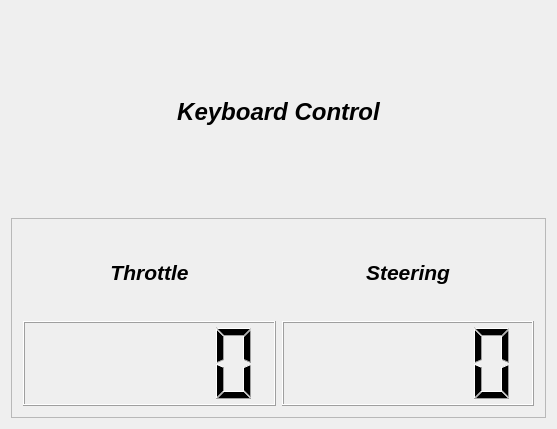
<?xml version="1.0" encoding="UTF-8"?>
<ui version="4.0">
 <class>KeyboardControlUi</class>
 <widget class="QWidget" name="KeyboardControlUi">
  <property name="geometry">
   <rect>
    <x>0</x>
    <y>0</y>
    <width>557</width>
    <height>429</height>
   </rect>
  </property>
  <property name="windowTitle">
   <string>Widget</string>
  </property>
  <layout class="QGridLayout" name="gridLayout">
   <item row="1" column="0">
    <widget class="QFrame" name="frame">
     <property name="minimumSize">
      <size>
       <width>0</width>
       <height>150</height>
      </size>
     </property>
     <property name="frameShape">
      <enum>QFrame::StyledPanel</enum>
     </property>
     <property name="frameShadow">
      <enum>QFrame::Raised</enum>
     </property>
     <layout class="QGridLayout" name="gridLayout_5">
      <item row="1" column="1">
       <widget class="QLCDNumber" name="lcdNumber_steering"/>
      </item>
      <item row="0" column="1">
       <widget class="QLabel" name="label_steering">
        <property name="font">
         <font>
          <pointsize>16</pointsize>
          <weight>75</weight>
          <italic>true</italic>
          <bold>true</bold>
         </font>
        </property>
        <property name="text">
         <string>Steering</string>
        </property>
        <property name="alignment">
         <set>Qt::AlignCenter</set>
        </property>
       </widget>
      </item>
      <item row="1" column="0">
       <widget class="QLCDNumber" name="lcdNumber_throttle"/>
      </item>
      <item row="0" column="0">
       <widget class="QLabel" name="label_throttle">
        <property name="font">
         <font>
          <pointsize>16</pointsize>
          <weight>75</weight>
          <italic>true</italic>
          <bold>true</bold>
         </font>
        </property>
        <property name="text">
         <string>Throttle</string>
        </property>
        <property name="alignment">
         <set>Qt::AlignCenter</set>
        </property>
       </widget>
      </item>
     </layout>
    </widget>
   </item>
   <item row="0" column="0">
    <widget class="QLabel" name="label_lights">
     <property name="font">
      <font>
       <pointsize>18</pointsize>
       <weight>75</weight>
       <italic>true</italic>
       <bold>true</bold>
      </font>
     </property>
     <property name="text">
      <string>Keyboard Control</string>
     </property>
     <property name="alignment">
      <set>Qt::AlignCenter</set>
     </property>
    </widget>
   </item>
  </layout>
 </widget>
 <layoutdefault spacing="6" margin="11"/>
 <resources/>
 <connections/>
</ui>
